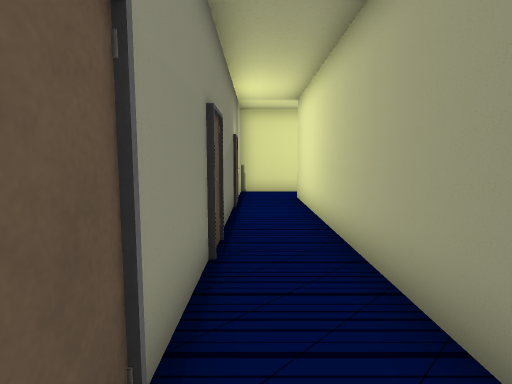
view 1 (above)

17 first-person views from a walk through a Unity game level. The camera is 1.4 m above the floor, tilts 6° down and sees 80° across. The floor is counted in squares, 1 m on a side. Each view is taken from the middle of a square. On the plan, view 1 faces up. The plan holds only what a view shows up to about 14 squares ahead; the rest is blank. The player is left out.

view 2
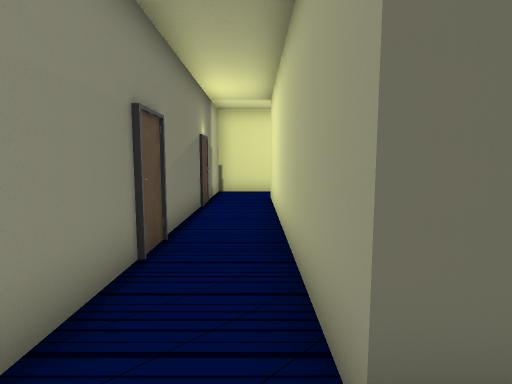

view 3
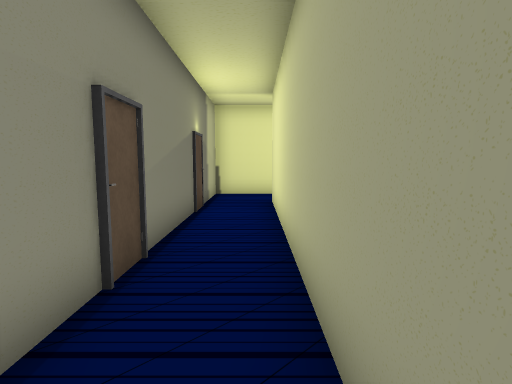

view 4
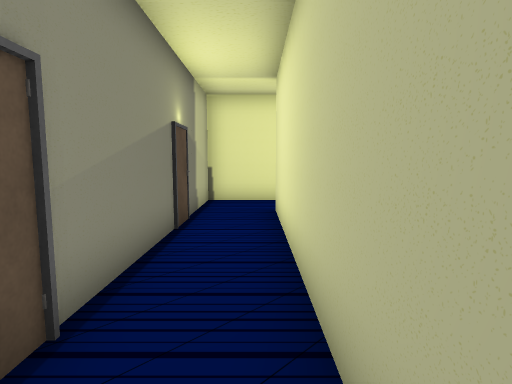

view 5
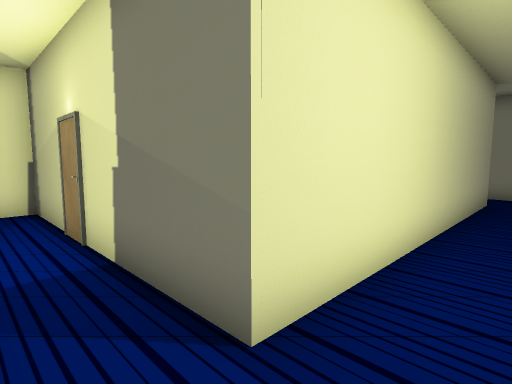

view 6
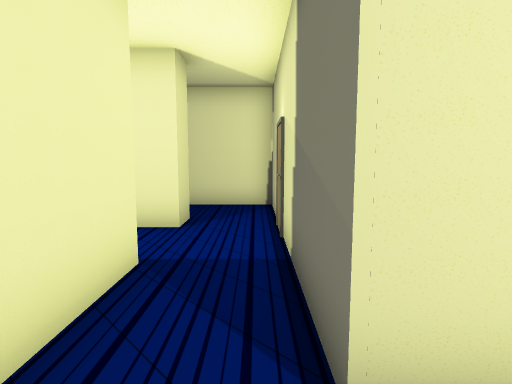

view 7
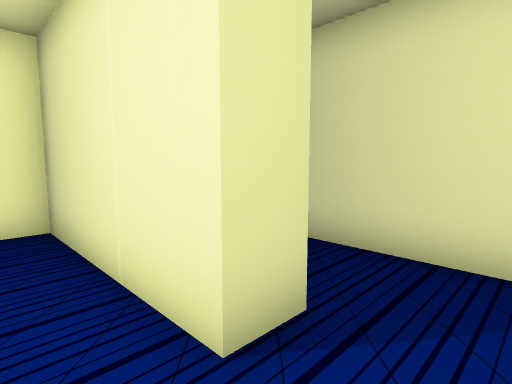

view 8
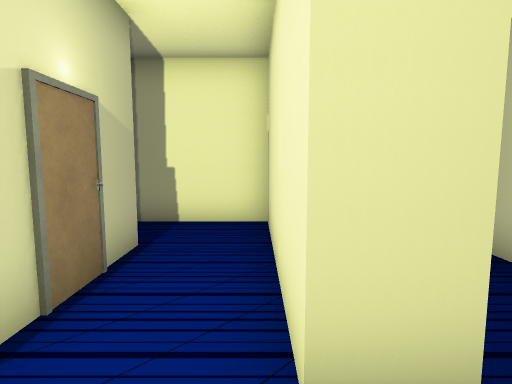

view 9
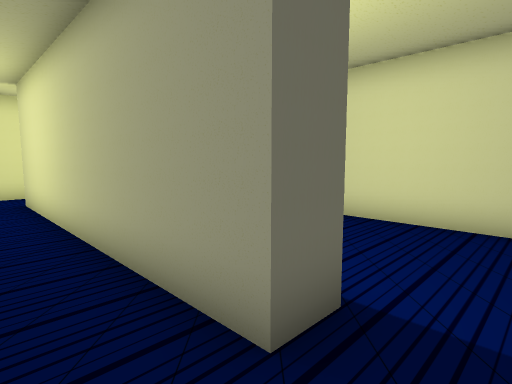

view 10
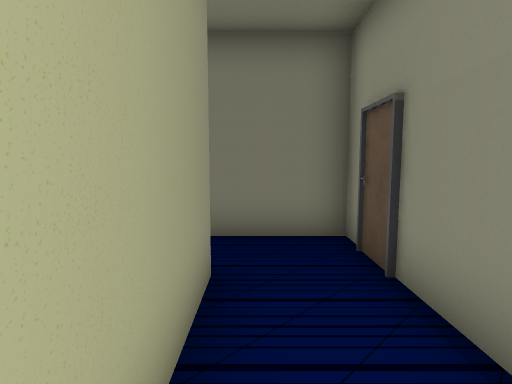

view 11
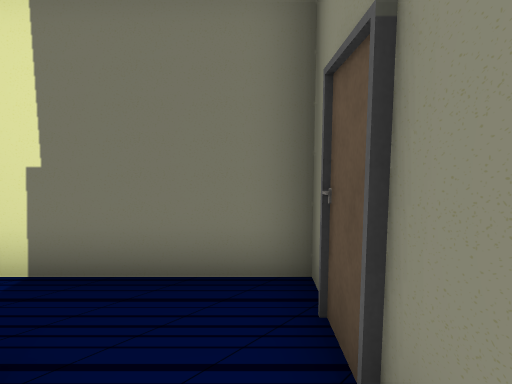

view 12
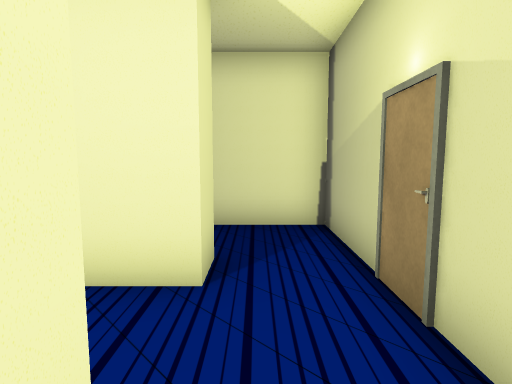

view 13
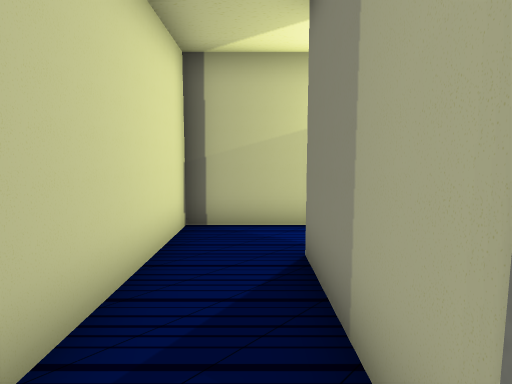

view 14
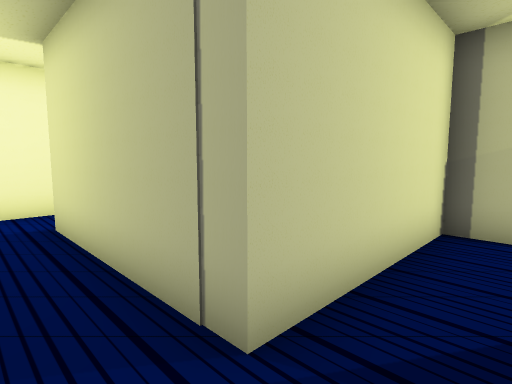

view 15
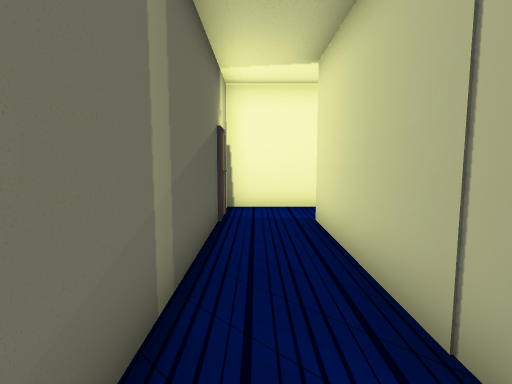

view 16
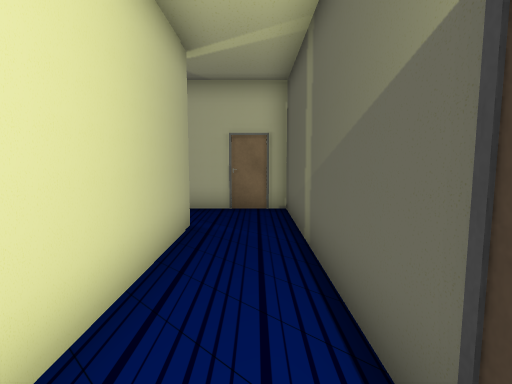

view 17
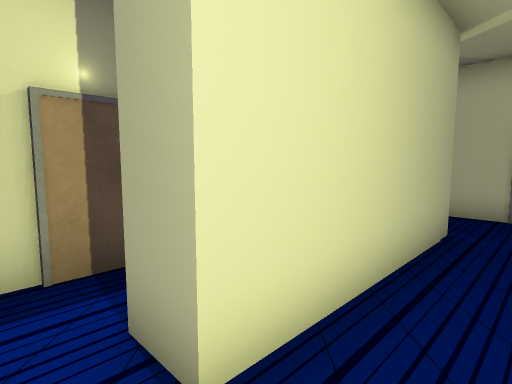

### Floor plan
Ten units are one square. View 1 is at (0, 0); x grows to the right and y downward. Boxes are objects, and circles mark ways between rooms. Rooms are numbered by the first view taken in them; rooms with no view inside come last. Other rooms are left out.
<svg viewBox="-12 -194 188 204">
<path fill="none" stroke="#000" d="M41 -136 -7 -136 -7 5 31 5M26 -14 15 -14 15 -115 75 -115M73 -136 63 -136 63 -175M41 -170 41 -141M171 -161 171 -189 73 -189 73 -136M75 -115 95 -115 95 -166 151 -166 151 -155"/>
<circle cx="65" cy="-125" r="3" fill="#2a7"/>
<text x="10" y="-90">1</text>
<text x="110" y="-170">2</text>
</svg>
Room 1 opens to room 2.

Where each view was taken, in squares from view 1:
view 1: 0 up, 0 right, facing up
view 2: 0 up, 1 right, facing up
view 3: 1 up, 1 right, facing up
view 4: 3 up, 1 right, facing up
view 5: 13 up, 0 right, facing down-right
view 6: 12 up, 0 right, facing right
view 7: 12 up, 5 right, facing up-right
view 8: 12 up, 6 right, facing up
view 9: 0 up, 0 right, facing up-right
view 10: 5 up, 1 right, facing down
view 11: 3 up, 0 right, facing down
view 12: 13 up, 3 right, facing right
view 13: 18 up, 8 right, facing down
view 14: 18 up, 8 right, facing down-right
view 15: 18 up, 8 right, facing right
view 16: 18 up, 16 right, facing left
view 17: 18 up, 16 right, facing down-left
